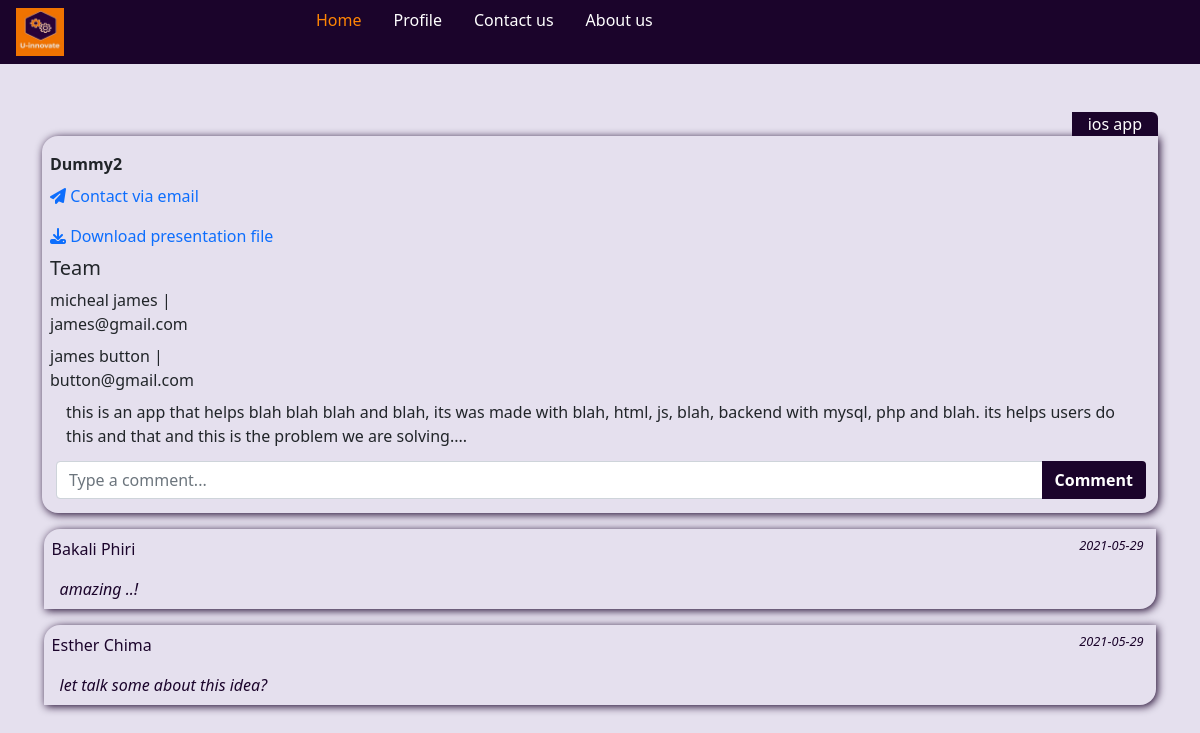
Screenshot of /app/pro_det_stu.php?project_id=19 (signed in) with the database file from the repository.
### tables this page shows
CREATE TABLE `Project` (
  `id` int(6) NOT NULL,
  `student_id` int(7) NOT NULL,
  `pro_name` varchar(50) NOT NULL,
  `type` varchar(50) NOT NULL,
  `pro_desc` text NOT NULL,
  `project_file` blob DEFAULT NULL,
  `project_email` varchar(100) NOT NULL,
  `pro_ext_link` varchar(100) DEFAULT NULL,
  `pro_reg_date` date NOT NULL DEFAULT current_timestamp()
);

CREATE TABLE `Team_member` (
  `member_id` int(6) NOT NULL,
  `firstname` varchar(50) NOT NULL,
  `lastname` varchar(50) NOT NULL,
  `email` varchar(100) NOT NULL
);

CREATE TABLE `Comments` (
  `comment_id` int(7) NOT NULL,
  `pro_id` int(7) NOT NULL,
  `comment` text NOT NULL,
  `owner_id` int(7) NOT NULL,
  `owner_fname` varchar(50) NOT NULL,
  `owner_lname` varchar(50) NOT NULL,
  `made_time` date NOT NULL DEFAULT current_timestamp()
);

### app/get_1_pro.php (called while the page is built, shortened)
<?php
  include("../config/connection.php");
  if( $_GET["project_id"]) {
    $pro_id = $_GET["project_id"];
    $query = "select * from Project where id=$pro_id;";
    $result = mysqli_query( $connObj, $query );
    if( mysqli_num_rows( $result ) == 1 ) {
      $project = mysqli_fetch_assoc( $result );
    }
    else { echo null; $project = null; }
  }
?>

### app/pro_det_stu.php (the view, shortened to what this page needs)
<?php
  include("./get_1_pro.php");
?>
<!doctype html>
<html lang="en">
  <head>
    <link rel="stylesheet" href="../css/bootstrap.min.css">
    <link rel="stylesheet" href="../css/style.css">
    <link rel="stylesheet" href="../css/head.css">
    <link rel="stylesheet" href="../css/p_snippet.css">
    <link rel="stylesheet" href="../css/pro_details.css">
  </head>
  <body>
    <header >
      <div class="container-fluid row" id="header" >
        <div class="col-md-3 col-sm-3 col-xs-3 bar" >
          <a href="./main_savvy.php" class="nav-link" >
            <img id="logo" src="../logo.png" alt="logo picture" />
          </a>
        </div>
        <div id="nav_large" class="col-md-9 col-sm-9 col-xs-9" >
          <ul class="nav" id="nav-link-bs"  >
            <li class="nav-item" >
              <a href="./main.php" class="nav-link active_link" >Home</a>
            </li>
            <li class="nav-item" >
              <a href="./profile.php" class="nav-link" >
                Profile
              </a>
            </li>
            <li class="nav-item" >
              <a href="./contactus.php" class="nav-link" >Contact us</a>
            </li>
            <li class="nav-item" >
              <a href="./aboutus.php" class="nav-link" >About us</a>
            </li>
          </ul>
        </div>
      </div>
    </header>
    <div class="container show_project" >
      <div class="type" >
        <?php echo strtolower( $project["type"] ) ?>
      </div>
      <div class="info">
        <div class="" id="main_details">
          <div class="main_name"> <?php echo  ucwords( $project["pro_name"] );  ?> </div>
          <div class="pro_link">
            <p >
              <a href="mailto:<?php echo $project["project_email"]; ?>">
              <i class="fa fa-paper-plane"></i> Contact via email
            </a> </p>
            <a href="<?php echo $project["project_file"]; ?>">
              <i class="fa fa-download"></i> Download presentation file
            </a>
          </div>
          <div class="pro_team">
            <?php
              include("../config/connection.php");
              if( $connObj ) {
                $id = $project["id"];
                $query = "select * from Team_member where member_id in
                ( select member_id from member_project WHERE project_id = $id )";
                $result = mysqli_query( $connObj, $query );
                if( mysqli_num_rows( $result ) > 0 ) { ?>
                  <h5 >Team</h5>
                  <?php
                  while( $team = mysqli_fetch_assoc( $result ) ) { ?>
                    <div >
                      <?php echo $team["firstname"] ." " . $team["lastname"] . " | " . $team["email"]; ?>
                  </div>
                  <?php }
                }
              }
            ?>
          </div>
          <div class="main_desc" >
            <?php echo $project["pro_desc"]; ?>
          </div>
        </div>
        <form action="./stud_comment.php?project_id=<?php echo $project["id"];?>" method="post">
          <div class= "comment input-group" >
            <input class="form-control" type="text" name="comment"  placeholder="Type a comment..." id="usr_com" value="">
            <input class="btn" type="submit" value="Comment" name="com_btn" id="com_btn" />
          </div>
        </form>
      </div>
      <div id="comm">
        <?php
          $project_id = $project["id"];
          $query = "select * from Comments where pro_id = '$project_id' ";
          $result = mysqli_query( $connObj, $query );
          if( mysqli_num_rows( $result ) > 0 ) {
            while( $comment = mysqli_fetch_assoc( $result ) ) {
        ?>
        <div class="ind_comment" >
          <p class="com_time">
            <?php echo $comment["made_time"] ?>
          </p>
          <p >
            <?php echo ucwords($comment["owner_fname"]) . " " . ucwords($comment["owner_lname"]); ?>
          </p>
          <p class ="com">
            <?php echo $comment["comment"]; ?>
          </p>
        </div>
        <?php    }
          }
        ?>
      </div>
    </div>
  </body>
</html>

### css/style.css (style rules this page uses)
* { padding: 0em; margin: 0em; box-sizing: border-box; }
body { background-color: rgb(229, 224, 238); height: 100vh; position: relative; padding-bottom: 0; margin-bottom: 0; z-index: -1; }
#logo { width: 3em; height: auto; }
.info { clear: both; padding: .5em; }
* { box-sizing: border-box; padding: 0em; margin: 0em; }
.container-fluid { margin: 0em; padding: 0em; }
header { padding: 0em; margin: 0em; background-color: rgb(27, 4, 43); }
#header div { display: inline; padding: 0em; margin: 0em }
header a { color: rgb( 255, 255, 255); }
a { text-decoration: none; }
.div_btn, input[type="submit"], input[type="reset"], #search_btn, #search_remove { color: white; background-color: rgb(27, 4, 43); font-weight: bold; }
.main_desc { padding: .5em; }
div { margin: .5em .1em; }
.info { margin: 1em auto; box-shadow: .1em .1em .5em rgb(27, 4, 43); padding: .8em 1em; border-radius: 1em 0em 1em 1em; }
.active_link { color: rgb( 255, 133, 4); }

### css/head.css (style rules this page uses)
* { box-sizing: border-box; padding: 0em; margin: 0em; }
.container-fluid { margin: 0em; padding: 0em; }
#header div { display: inline; padding: 0em; margin: 0em }
a { text-decoration: none; }

### css/p_snippet.css (style rules this page uses)
.info { clear: both; padding: .5em; }
img { width: 20%; padding: 0em; margin: 0em; }
.comment { margin: 0em; padding: 0em; }
input[type="submit"], #com_btn { color: white; background-color: rgb(27, 4, 43); }
#usr_com { width: 70% }
.type { float: right; padding: .01em 1em; font-size: 1em; color: rgb( 255, 255, 255); background-color: rgb(27, 4, 43); margin: 0em; border-top-right-radius: .4em; }
#main_details div { margin: .5em 0em; }
#main_details { margin: 0em; }
#main_details { padding: 0em; }
.main_name { font-weight: bold; }
.show_project { margin: 3em auto; }

### css/pro_details.css (style rules this page uses)
.box3, .pro_team { margin-left: 5%; width: 200px; }
.comment { margin: 1px; padding: 5px; width: 100%; }
.ind_comment { background-color: rgb(229, 224, 238); margin: 1em 0em; color: rgb( 27, 4, 43); border-radius: 1em 0em 1em 0em; box-shadow: .1em .1em .5em rgb(27, 4, 43); }
.ind_comment p { margin: 0em; padding: .5em; }
.ind_comment .com { font-style: italic; padding-left: 1em; }
.ind_comment .com_time { float: right; text-align: right; font-style: italic; font-size: .8em; padding-right: 1em; }
.main_desc { padding: 0em 1em; }

### rows the page displays
project: type "ios app", pro_name "Dummy2", pro_desc "this is an app that helps blah blah blah and blah, its was made with blah, html, js, blah, backend with mysql, php and blah. its helps users do this and that and this is the problem we are solving...."
team_member: firstname "micheal", lastname "james", email "james@gmail.com"
team_member: firstname "james", lastname "button", email "button@gmail.com"
comments: made_time "2021-05-29", owner_fname "Bakali", owner_lname "Phiri", comment "amazing ..!"
comments: made_time "2021-05-29", owner_fname "Esther", owner_lname "Chima", comment "let talk some about this idea?"
